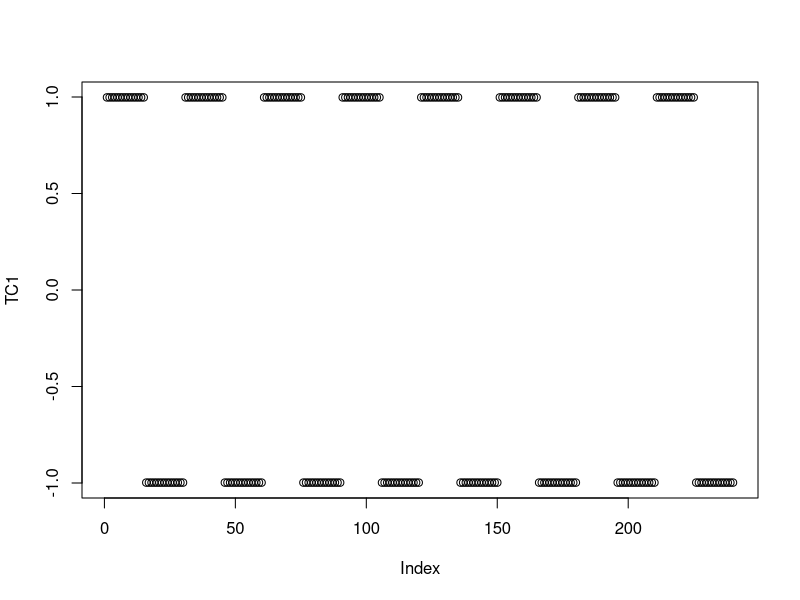
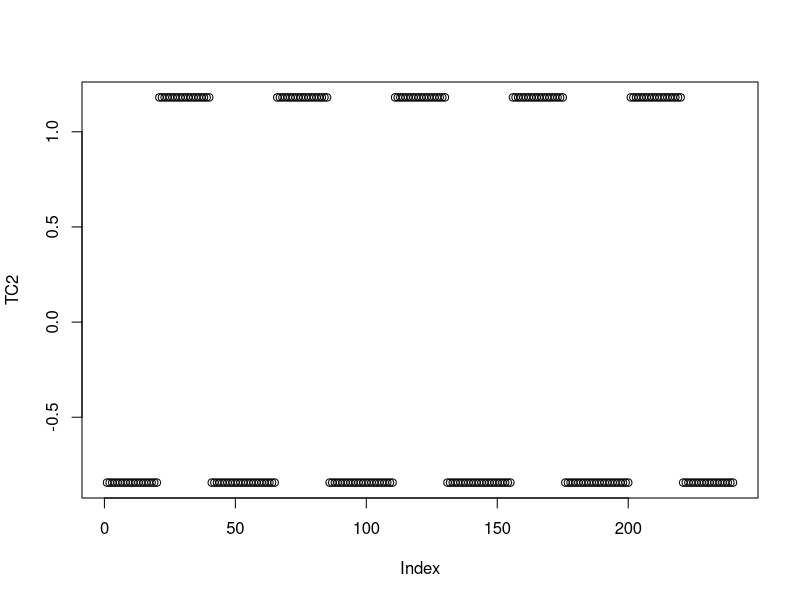
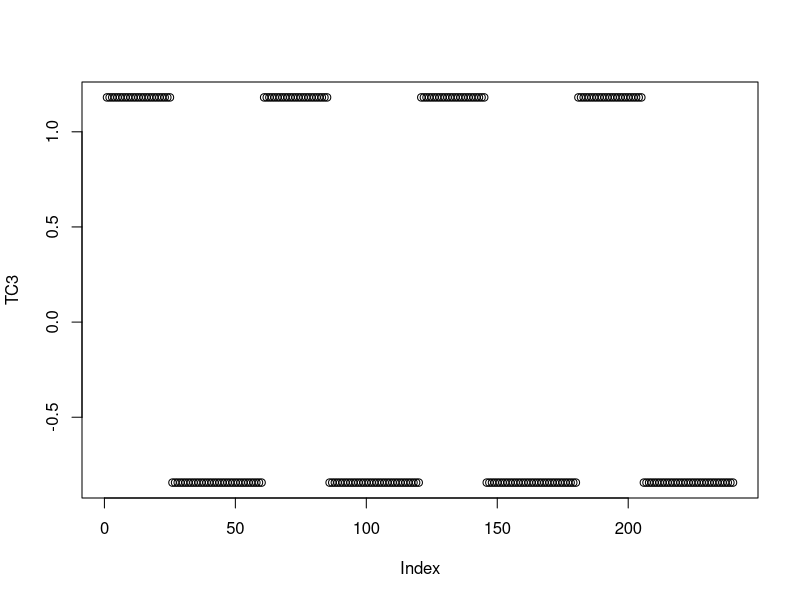
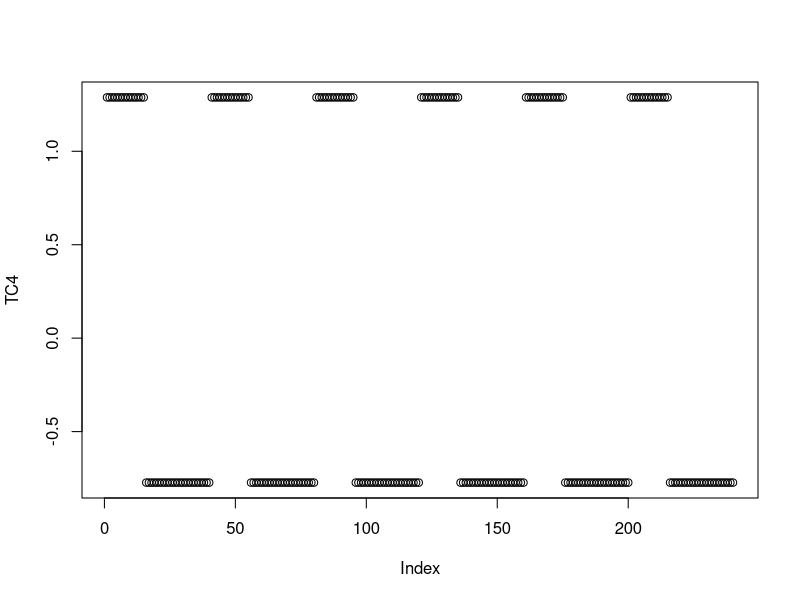
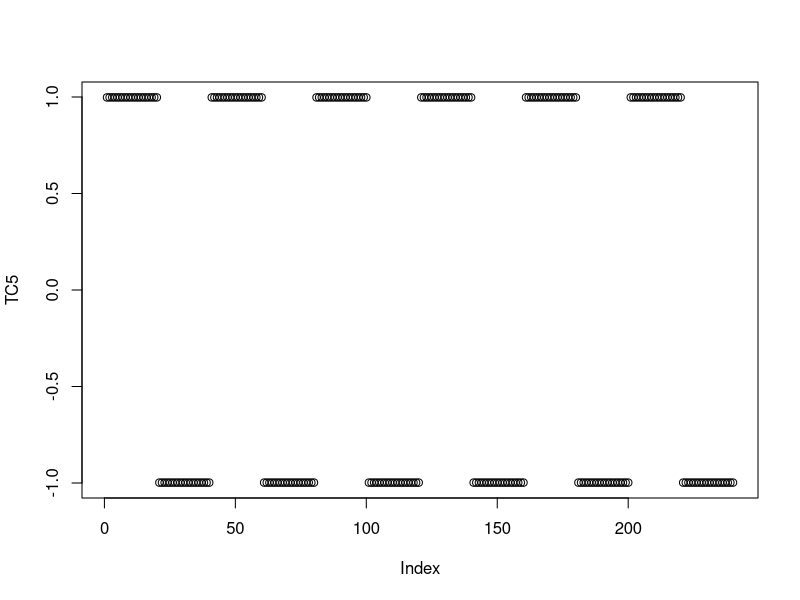
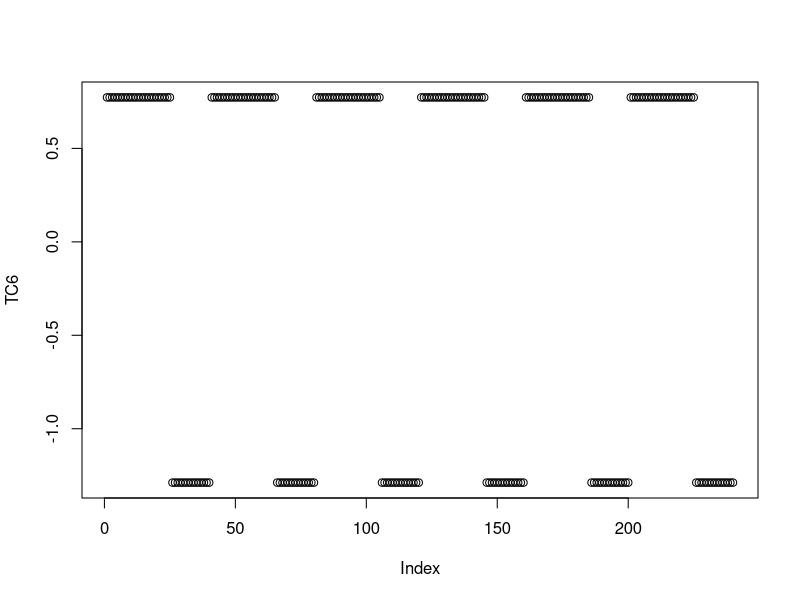
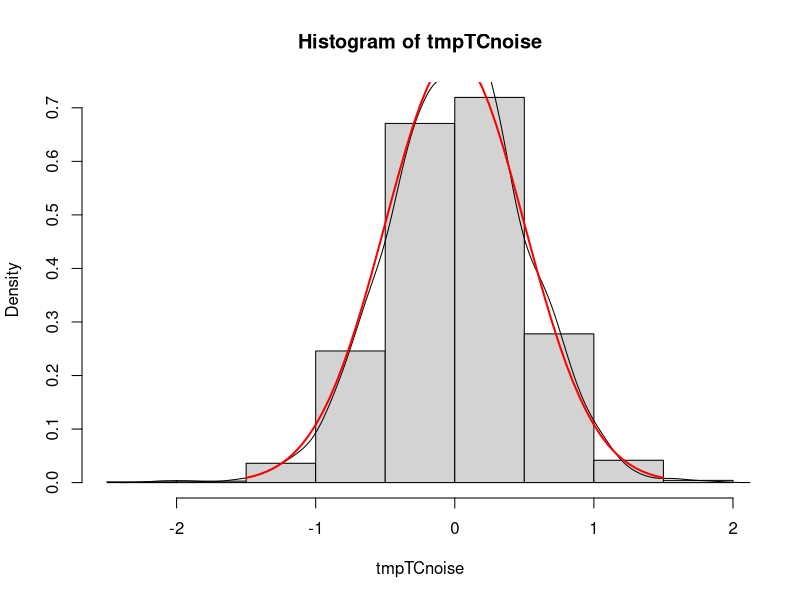
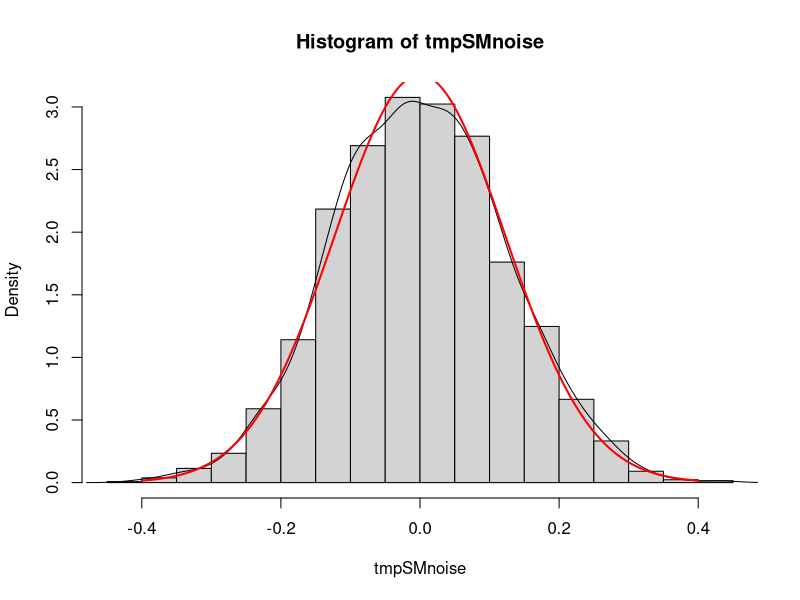

Recreate these plots in R, in order.
## ---- chunk 1
install.packages("corrplot")
install.packages("ggplot2")
## ---- chunk 2
library(corrplot)
library(ggplot2)
set.seed(3017)
#Set the initalisation vectors and construct TC1-6 using it
AV = c(0, 20, 0, 0, 0, 0)
IV = c(30, 45, 60, 40, 40, 40)
durOnes = c(15, 20, 25, 15, 20, 25)
negOnes = IV - durOnes
N = 240

TC1 <- c( rep(c(rep(1, durOnes[1]), rep(0, negOnes[1])), ceiling(N/IV[1])) )
TC1 <- head(TC1, N)
TC2 <- c( rep(0, 20), rep(c(rep(1,durOnes[2]), rep(0, negOnes[2])), ceiling(N/IV[2])))
TC2 <- head(TC2, N)
TC3 <- c( rep(c(rep(1,durOnes[3]), rep(0, negOnes[3])), ceiling(N/IV[3])))
TC3 <- head(TC3, N) 
TC4 <- c( rep(c(rep(1,durOnes[4]), rep(0, negOnes[4])), ceiling(N/IV[4])))
TC4 <- head(TC4, N) 
TC5 <- c( rep(c(rep(1,durOnes[5]), rep(0, negOnes[5])), ceiling(N/IV[5])))
TC5 <- head(TC5, N) 
TC6 <- c( rep(c(rep(1,durOnes[6]), rep(0, negOnes[6])), ceiling(N/IV[6])))
TC6 <- head(TC6, N)

#Standardise the 6 TCs and plot them
standardiseVector <- function(TC) {
  TCMean <- mean(TC)
  TCSD <- sd(TC)
  TC2 <- (TC - TCMean)/TCSD
  return(TC2)
}
  
TC1 <- standardiseVector(TC1)
TC2 <- standardiseVector(TC2)
TC3 <- standardiseVector(TC3)
TC4 <- standardiseVector(TC4)
TC5 <- standardiseVector(TC5)
TC6 <- standardiseVector(TC6)

TC <- matrix(c(TC1, TC2, TC3, TC4, TC5, TC6), nrow = 240, ncol = 6)

plot(TC1)
plot(TC2)
plot(TC3)
plot(TC4)
plot(TC5)
plot(TC6)

## ---- chunk 3
#export to python for heatmap generation
write.csv(TC, "./TC.csv")
## ---- chunk 4
#Generate the SM1-6
smDim <- 21

SM1 <- matrix(0, smDim, smDim)
SM1[c(2:6), c(2:6)] <- 1

SM2 <- matrix(0, smDim, smDim)
SM2[c(2:6), c(15:19)] <- 1

SM3 <- matrix(0, smDim, smDim)
SM3[c(8:13), c(2:6)] <- 1

SM4 <- matrix(0, smDim, smDim)
SM4[c(8:13), c(15:19)] <- 1

SM5 <- matrix(0, smDim, smDim)
SM5[c(15:19), c(2:6)] <- 1

SM6 <- matrix(0, smDim, smDim)
SM6[c(15:19), c(15:19)] <- 1
## ---- chunk 5
#Export each SM to python
write.csv(SM1, "./SM1.csv")
write.csv(SM2, "./SM2.csv")
write.csv(SM3, "./SM3.csv")
write.csv(SM4, "./SM4.csv")
write.csv(SM5, "./SM5.csv")
write.csv(SM6, "./SM6.csv")
## ---- chunk 6
SMv <- c(
  as.vector(SM1), 
  as.vector(SM2),
  as.vector(SM3),
  as.vector(SM4),
  as.vector(SM5),
  as.vector(SM6)
  )

SM <- matrix(SMv, nrow = 6, ncol = 441, byrow = TRUE)
## ---- chunk 7
write.csv(t(SM), "./SM.csv")
## ---- chunk 8
#Generate the noise matrices
tmpTCnoise <- rnorm(N * 6, mean = 0, sd = sqrt(0.25))
tmpSMnoise <- rnorm(6 * smDim^2, mean = 0, sd = sqrt(0.015))

TCnoise <- matrix(tmpTCnoise, nrow = N, ncol = 6)
SMnoise <- matrix(tmpSMnoise, nrow = 6, ncol = smDim^2)
noiseProd <- TCnoise %*% SMnoise
## ---- chunk 9
write.csv(t(SMnoise), "./SMnoise.csv")
write.csv(TCnoise, "./TCnoise.csv")
write.csv(noiseProd, "./noiseProd.csv")
## ---- chunk 10
#Graphing the histograms of the different noise sources and comparing them to the associated normal distribution
hist(tmpTCnoise,prob = TRUE)
lines(density(tmpTCnoise))
x <- seq(-1.5, 1.5, 0.05)
f <- dnorm(x, mean = 0, sd = sqrt(0.25))
lines(x, f, col = "red", lwd = 2)
## ---- chunk 11
hist(tmpSMnoise,prob = TRUE)
lines(density(tmpSMnoise))
x <- seq(-0.4, 0.4, 0.005)
f <- dnorm(x, mean = 0, sd = sqrt(0.015))
lines(x, f, col = "red", lwd = 2)
## ---- chunk 12

#Create the X matrix and graph 100 random columns of X
X = (TC + TCnoise) %*% (SM +SMnoise)

rdm100 <- head(sample(c(1:240)),100)
plot(X[,rdm100[1]],type = 'l',col = 1,ylab = 'value', ylim = c(-4, 4))
for (i in 2:100){
  lines(X[,rdm100[i]], type = "l", col = i)
}
## ---- chunk 13
#Graph the variance of each column of X
Xvar <- rep(0, 441)
for (i in 1:441){
  Xvar[i] <- var(X[,i])
}

plot(Xvar,type = 'p',ylab = 'variance')

for (i in 1:441){
  X[,i] <- standardiseVector(X[,i])
}
## ---- chunk 14
Alsr = solve((t(TC) %*% TC)) %*% t(TC) %*% X
Dlsr = X %*% t(Alsr)
## ---- chunk 15
par(mfrow=c(1,2))
for (i in 1:6){
  A <- matrix(Alsr[i,], nrow = 21, ncol = 21)
  corrplot(A, is.corr = FALSE, method = 'color', 
           title = paste("Retrieved SM ", i),
           mar=c(0,0,1,0))
  D <- Dlsr[,i]
  plot(D, type = 'l', main = paste("Retrieved TC  ", i))
}
## ---- chunk 16
plot(Dlsr[,3], X[,30],
     main = "D(3) vs X(30)")

plot(Dlsr[,4], X[,30],
     main = "D(4) vs X(30)")
## ---- chunk 17
V = 441
lamb = 0.5*V

Arr <- solve((t(TC) %*% TC) + lamb * diag(6)) %*% t(TC) %*% X
Drr <- X %*% t(Arr)

DlsrTC <- cor(TC, Dlsr)
DrrTC <- cor(TC, Drr)

c_tlsr <- rep(0, 6)
c_trr <- rep(0,6)

for (i in 1:6){
  c_tlsr[i] <- max(abs(DlsrTC[,i]))
  c_trr[i] <- max(abs(DrrTC[,i]))
}

sum(c_trr) - sum(c_tlsr) 

lamb1000 = 1000 * V

Arr2 <- solve((t(TC) %*% TC) + lamb1000 * diag(6)) %*% t(TC) %*% X
plot(Arr2[1,], Alsr[1,])
## ---- chunk 18
x1 = 21
x2 = 21
nsrcs <- 6
N <- 240
V <- 441
MSEs <- vector(length = 0)
for (rho in seq(from = 0, to = 1, by = 0.05)){
  MSE = 0
  for (i in 1:10){
    tmpTCnoise <- rnorm(N * 6, mean = 0, sd = sqrt(0.25))
    tmpSMnoise <- rnorm(6 * smDim^2, mean = 0, sd = sqrt(0.015))
    
    TCnoise <- matrix(tmpTCnoise, nrow = N, ncol = 6)
    SMnoise <- matrix(tmpSMnoise, nrow = 6, ncol = smDim^2)
    
    X = (TC + TCnoise) %*% (SM +SMnoise)
    for (j in 1:441){
      X[,j] <- standardiseVector(X[,j])
    }
    
    step <- 1 / (norm(TC%*%t(TC)) * 1.1)
    thr <- rho*N*step
    Ao <- matrix(0, nsrcs, 1)
    A <- matrix(0, nsrcs, 1)
    Alr <- matrix(0, nsrcs, x1*x2)
    
    for(k in 1:( x1*x2 ) ){
      A <- Ao+step *( t(TC)%*%(X[,k] - (TC%*%Ao)))
      A <- (1/(1+ thr)) * (sign(A)*pmax (replicate(nsrcs, 0) , abs(A) - thr))
      for (m in 1:10 ){
        Ao <- A
        A <- Ao+step*(t(TC)%*%(X[,k]-(TC%*%Ao)))
        A <- (1/(1+thr)) * (sign(A)*pmax (replicate(nsrcs, 0 ), abs(A)-thr))
      }
      Alr[, k]<-A
    }
    Dlr <- X%*%t(Alr)
    LRParam <- sum((X - Dlr%*%Alr)^2)/(N * V)
    MSE = MSE + LRParam
  }
  MSE = MSE/10
  MSEs <- append(MSEs, MSE)
}
plot(x = seq(from = 0, to = 1, by = 0.05), y = MSEs)

cbind(MSEs, rho = seq(from = 0, to = 1, by = 0.05))
## ---- chunk 19
rho = 0.6

step <- 1 / (norm(TC%*%t(TC)) * 1.1)
thr <- rho*N*step
Ao <- matrix(0, nsrcs, 1)
A <- matrix(0, nsrcs, 1)
Alr <- matrix(0, nsrcs, x1*x2)

for(k in 1:( x1*x2 ) ){
  A <- Ao+step *( t(TC)%*%(X[,k] - (TC%*%Ao)))
  A <- (1/(1+ thr)) * (sign(A)*pmax (replicate(nsrcs, 0) , abs(A) - thr))
  for (m in 1:10 ){
    Ao <- A
    A <- Ao+step*(t(TC)%*%(X[,k]-(TC%*%Ao)))
    A <- (1/(1+thr)) * (sign(A)*pmax (replicate(nsrcs, 0 ), abs(A)-thr))
  }
  Alr[, k]<-A
}
Dlr <- X%*%t(Alr)


DrrTC <- cor(TC, Drr)
DlrTC <- cor(TC, Dlr)
ArrSM <- cor(t(SM), t(Arr))
AlrSM <- cor(t(SM), t(Alr))

c_trr <- rep(0, 6)
c_srr <- rep(0, 6)
c_tlr <- rep(0, 6)
c_slr <- rep(0, 6)

for (i in 1:6){
  c_trr[i] <- max(abs(DrrTC[,i]))
  c_srr[i] <- max(abs(ArrSM[,i]))
  c_tlr[i] <- max(abs(DlrTC[,i]))
  c_slr[i] <- max(abs(AlrSM[,i]))
}
print(sum(c_tlr) - sum(c_trr))
print(sum(c_slr) - sum(c_srr))
## ---- chunk 20
par(mfrow=c(1,2))
for (i in 1:6){
  A <- matrix(Arr[i,], nrow = 21, ncol = 21)
  corrplot(A, is.corr = FALSE, method = 'color', 
           title = paste("A_rr", i),
           mar=c(0,0,1,0))
  D <- Drr[,i]
  plot(D, type = 'l', main = paste("D_rr", i))
  
  A2 <- matrix(Alr[i,], nrow = 21, ncol = 21)
  corrplot(A2, is.corr = FALSE, method = 'color', 
           title = paste("A_lr", i),
           mar=c(0,0,1,0))
  D2 <- Dlr[,i]
  plot(D2, type = 'l', main = paste("D_lr ", i))
}
## ---- chunk 21
PCs <- svd(TC, 6)

PCU <- PCs$u * -1

plot(PCs$d, ylab = 'Eigenvalues')

par(mfrow = c(1,2))
for (i in 1:6){
  Z <- PCU[,i]
  plot(Z, type = 'l', main = paste("Z", i))
  plot(TC[,i], type = 'l', main = paste("TC", i))
}
